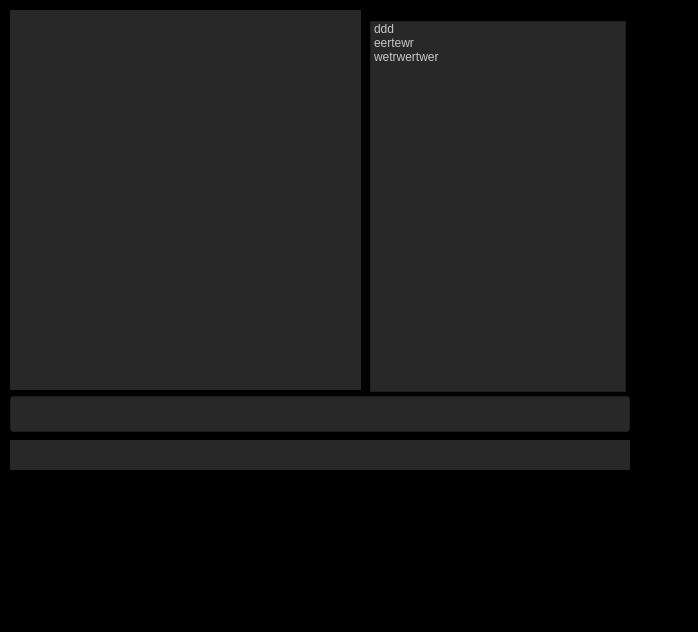
<?xml version="1.0" encoding="UTF-8"?>
<ui version="4.0">
 <class>Form</class>
 <widget class="QWidget" name="Form">
  <property name="geometry">
   <rect>
    <x>0</x>
    <y>0</y>
    <width>698</width>
    <height>632</height>
   </rect>
  </property>
  <property name="windowTitle">
   <string>Form</string>
  </property>
  <property name="styleSheet">
   <string notr="true">background-color: rgb(0, 0, 0);</string>
  </property>
  <widget class="QLineEdit" name="textfield">
   <property name="geometry">
    <rect>
     <x>10</x>
     <y>396</y>
     <width>620</width>
     <height>36</height>
    </rect>
   </property>
   <property name="styleSheet">
    <string notr="true">background-color: rgb(40, 40, 40);
color: rgb(200, 200, 200);
</string>
   </property>
   <property name="text">
    <string/>
   </property>
  </widget>
  <widget class="QLabel" name="text">
   <property name="geometry">
    <rect>
     <x>10</x>
     <y>10</y>
     <width>351</width>
     <height>380</height>
    </rect>
   </property>
   <property name="autoFillBackground">
    <bool>false</bool>
   </property>
   <property name="styleSheet">
    <string notr="true">background-color: rgb(40, 40, 40);
color: rgb(200, 200, 200);
</string>
   </property>
   <property name="text">
    <string/>
   </property>
   <property name="alignment">
    <set>Qt::AlignLeading|Qt::AlignLeft|Qt::AlignTop</set>
   </property>
  </widget>
  <widget class="QLabel" name="status">
   <property name="geometry">
    <rect>
     <x>10</x>
     <y>440</y>
     <width>620</width>
     <height>30</height>
    </rect>
   </property>
   <property name="autoFillBackground">
    <bool>false</bool>
   </property>
   <property name="styleSheet">
    <string notr="true">background-color: rgb(40, 40, 40);
color: rgb(200, 200, 200);
</string>
   </property>
   <property name="text">
    <string/>
   </property>
   <property name="alignment">
    <set>Qt::AlignLeading|Qt::AlignLeft|Qt::AlignVCenter</set>
   </property>
  </widget>
  <widget class="QListWidget" name="mylist">
   <property name="geometry">
    <rect>
     <x>370</x>
     <y>21</y>
     <width>256</width>
     <height>371</height>
    </rect>
   </property>
   <property name="styleSheet">
    <string notr="true">background-color: rgb(40, 40, 40);
color: rgb(200, 200, 200);
</string>
   </property>
   <item>
    <property name="text">
     <string>ddd</string>
    </property>
   </item>
   <item>
    <property name="text">
     <string>eertewr</string>
    </property>
   </item>
   <item>
    <property name="text">
     <string>wetrwertwer</string>
    </property>
   </item>
  </widget>
 </widget>
 <resources/>
 <connections/>
</ui>
